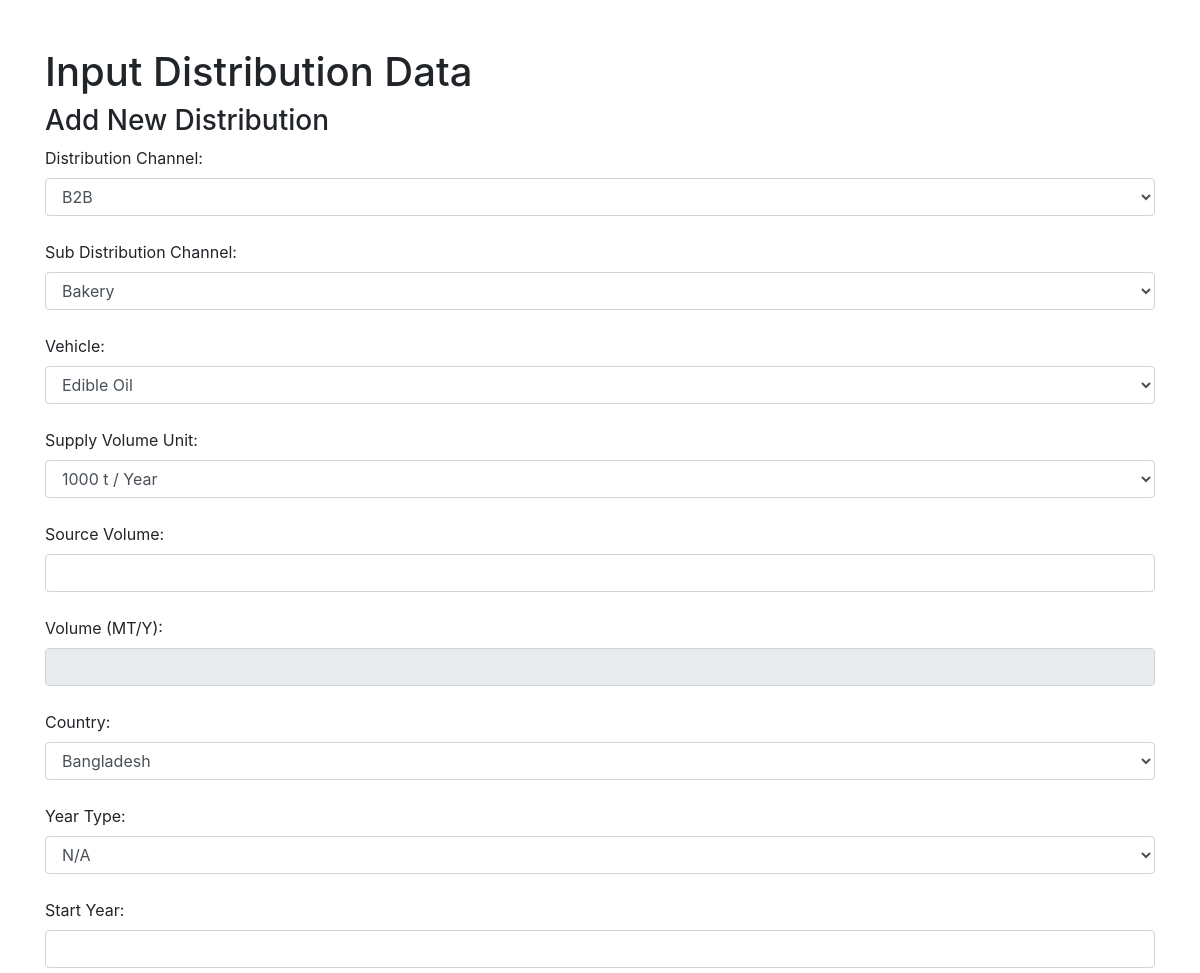
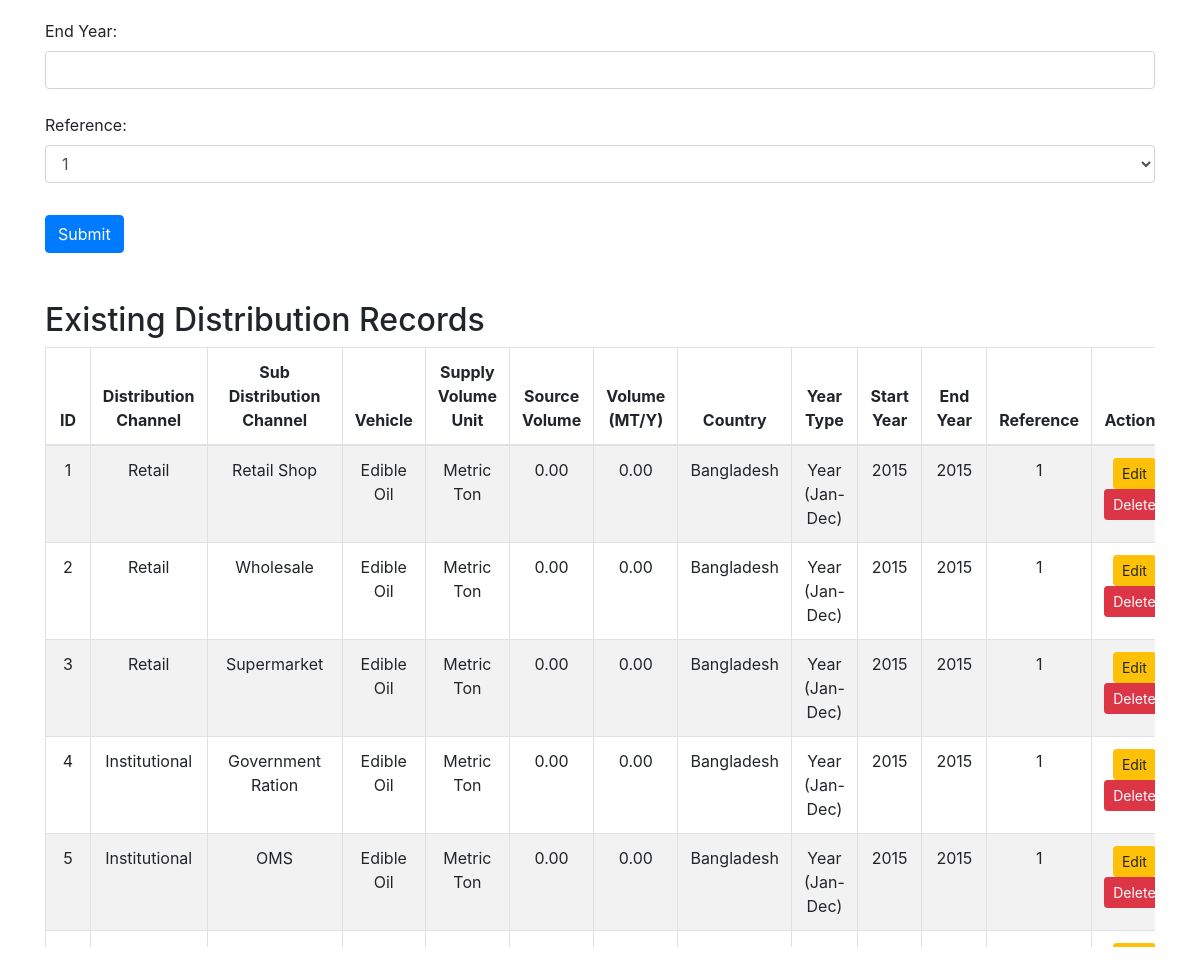
Page /input_tables/input_distribution.php on the committed database (2 pictures, top to bottom).
### tables this page shows
CREATE TABLE `distribution` (
  `DistributionID` int(11) NOT NULL,
  `DistributionChannelID` int(11) DEFAULT NULL,
  `SubDistributionChannelID` int(11) DEFAULT NULL,
  `VehicleID` int(11) DEFAULT NULL,
  `UCID` int(11) DEFAULT NULL,
  `SourceVolume` decimal(10,2) DEFAULT NULL,
  `Volume_MT_Y` decimal(10,2) DEFAULT NULL,
  `CountryID` int(11) DEFAULT NULL,
  `YearTypeID` int(11) DEFAULT NULL,
  `StartYear` int(4) DEFAULT NULL,
  `EndYear` int(4) DEFAULT NULL,
  `ReferenceID` int(11) DEFAULT NULL
);

CREATE TABLE `distributionchannel` (
  `DistributionChannelID` int(11) NOT NULL,
  `DistributionChannelName` varchar(255) NOT NULL
);

CREATE TABLE `subdistributionchannel` (
  `SubDistributionChannelID` int(11) NOT NULL,
  `SubDistributionChannelName` varchar(255) NOT NULL,
  `DistributionChannelID` int(11) DEFAULT NULL
);

CREATE TABLE `foodvehicle` (
  `VehicleID` int(11) NOT NULL,
  `VehicleName` varchar(50) NOT NULL
);

CREATE TABLE `measureunit1` (
  `UCID` int(11) NOT NULL,
  `SupplyVolumeUnit` varchar(50) NOT NULL,
  `PeriodicalUnit` varchar(50) NOT NULL,
  `UnitValue` decimal(30,8) NOT NULL
);

CREATE TABLE `country` (
  `CountryID` int(11) NOT NULL,
  `CountryName` varchar(50) NOT NULL
);

CREATE TABLE `yeartype` (
  `YearTypeID` int(11) NOT NULL,
  `YearTypeName` varchar(255) NOT NULL,
  `StartMonth` varchar(50) NOT NULL,
  `EndMonth` varchar(50) NOT NULL
);

CREATE TABLE `reference` (
  `ReferenceID` int(11) NOT NULL,
  `ReferenceNumber` int(11) NOT NULL,
  `Source` varchar(255) NOT NULL,
  `Link` varchar(255) DEFAULT NULL,
  `ProcessToObtainData` varchar(255) DEFAULT NULL,
  `AccessDate` date DEFAULT NULL
);

### input_tables/input_distribution.php (the view, shortened to what this page needs)
<?php
include('../db_connect.php');
function fetchOptions($conn, $table, $idField, $nameField)
{
    $options = [];
    $result = $conn->query("SELECT $idField, $nameField FROM $table ORDER BY $nameField");
    while ($row = $result->fetch_assoc()) {
        $options[] = $row;
    }
    return $options;
}
$distributionChannels = fetchOptions($conn, 'distributionchannel', 'DistributionChannelID', 'DistributionChannelName');
$subDistributionChannels = fetchOptions($conn, 'subdistributionchannel', 'SubDistributionChannelID', 'SubDistributionChannelName');
$vehicles = fetchOptions($conn, 'foodvehicle', 'VehicleID', 'VehicleName');
$countries = fetchOptions($conn, 'country', 'CountryID', 'CountryName');
$yearTypes = fetchOptions($conn, 'yeartype', 'YearTypeID', 'YearTypeName');
$references = fetchOptions($conn, 'reference', 'ReferenceID', 'ReferenceNumber');
$units = [];
$resultUnits = $conn->query("SELECT UCID, SupplyVolumeUnit, PeriodicalUnit, UnitValue FROM measureunit1 ORDER BY SupplyVolumeUnit");
while ($rowUnits = $resultUnits->fetch_assoc()) {
    $units[] = $rowUnits;
}
$distributions = $conn->query("
    SELECT d.*,
           dc.DistributionChannelName,
           sd.SubDistributionChannelName,
           fv.VehicleName,
           m.SupplyVolumeUnit,
           c.CountryName,
           y.YearTypeName,
           r.ReferenceNumber
    FROM distribution d
    LEFT JOIN distributionchannel dc ON d.DistributionChannelID = dc.DistributionChannelID
    LEFT JOIN subdistributionchannel sd ON d.SubDistributionChannelID = sd.SubDistributionChannelID
    LEFT JOIN foodvehicle fv ON d.VehicleID = fv.VehicleID
    LEFT JOIN measureunit1 m ON d.UCID = m.UCID
    LEFT JOIN country c ON d.CountryID = c.CountryID
    LEFT JOIN yeartype y ON d.YearTypeID = y.YearTypeID
    LEFT JOIN reference r ON d.ReferenceID = r.ReferenceID
");
?>
<!DOCTYPE html>
<html>
<head>
    <link href="https://cdnjs.cloudflare.com/ajax/libs/bootstrap/4.6.2/css/bootstrap.min.css" rel="stylesheet">
</head>
<body>
    <div class="container mt-5">
        <h1>Input Distribution Data</h1>
        <h3>Add New Distribution</h3>
        <form method="post" action="input_distribution.php" class="mb-4" onsubmit="return validateYears()">
            <label for="DistributionChannelID">Distribution Channel:</label>
            <select name="DistributionChannelID" id="DistributionChannelID" class="form-control">
                <?php foreach ($distributionChannels as $channel): ?>
                    <option value="<?= $channel['DistributionChannelID'] ?>"><?= $channel['DistributionChannelName'] ?></option>
                <?php endforeach; ?>
            </select><br>
            <label for="SubDistributionChannelID">Sub Distribution Channel:</label>
            <select name="SubDistributionChannelID" id="SubDistributionChannelID" class="form-control">
                <?php foreach ($subDistributionChannels as $subChannel): ?>
                    <option value="<?= $subChannel['SubDistributionChannelID'] ?>"><?= $subChannel['SubDistributionChannelName'] ?></option>
                <?php endforeach; ?>
            </select><br>
            <label for="VehicleID">Vehicle:</label>
            <select name="VehicleID" id="VehicleID" class="form-control">
                <?php foreach ($vehicles as $vehicle): ?>
                    <option value="<?= $vehicle['VehicleID'] ?>"><?= $vehicle['VehicleName'] ?></option>
                <?php endforeach; ?>
            </select><br>
            <label for="UCID">Supply Volume Unit:</label>
            <select name="UCID" id="UCID" class="form-control">
                <?php foreach ($units as $unit): ?>
                    <option value="<?= $unit['UCID'] ?>"><?= $unit['SupplyVolumeUnit'] ?> / <?= $unit['PeriodicalUnit'] ?></option>
                <?php endforeach; ?>
            </select><br>
            <label for="SourceVolume">Source Volume:</label>
            <input type="text" name="SourceVolume" id="SourceVolume" class="form-control"><br>
            <label for="Volume_MT_Y">Volume (MT/Y):</label>
            <input type="text" id="Volume_MT_Y" class="form-control" readonly value=""><br>
            <label for="CountryID">Country:</label>
            <select name="CountryID" id="CountryID" class="form-control">
                <?php foreach ($countries as $country): ?>
                    <option value="<?= $country['CountryID'] ?>"><?= $country['CountryName'] ?></option>
                <?php endforeach; ?>
            </select><br>
            <label for="YearTypeID">Year Type:</label>
            <select name="YearTypeID" id="YearTypeID" class="form-control">
                <?php foreach ($yearTypes as $yearType): ?>
                    <option value="<?= $yearType['YearTypeID'] ?>"><?= $yearType['YearTypeName'] ?></option>
                <?php endforeach; ?>
            </select><br>
            <label for="StartYear">Start Year:</label>
            <input type="text" name="StartYear" id="StartYear" class="form-control"><br>
            <label for="EndYear">End Year:</label>
            <input type="text" name="EndYear" id="EndYear" class="form-control"><br>
            <label for="ReferenceID">Reference:</label>
            <select name="ReferenceID" id="ReferenceID" class="form-control" onchange="updateReferenceDetails()">
                <?php foreach ($references as $reference): ?>
                    <option value="<?= $reference['ReferenceID'] ?>"><?= $reference['ReferenceNumber'] ?></option>
                <?php endforeach; ?>
            </select><br>
            <button type="submit" class="btn btn-primary mt-2">Submit</button>
        </form>
        <h2>Existing Distribution Records</h2>
        <div class="table-responsive">
            <table class="table table-bordered table-striped">
                <thead>
                    <tr>
                        <th>ID</th>
                        <th>Distribution Channel</th>
                        <th>Sub Distribution Channel</th>
                        <th>Vehicle</th>
                        <th>Supply Volume Unit</th>
                        <th>Source Volume</th>
                        <th>Volume (MT/Y)</th>
                        <th>Country</th>
                        <th>Year Type</th>
                        <th>Start Year</th>
                        <th>End Year</th>
                        <th>Reference</th>
                        <th>Actions</th>
                    </tr>
                </thead>
                <tbody>
                    <?php while ($row = $distributions->fetch_assoc()): ?>
                        <tr>
                            <td><?= $row['DistributionID'] ?></td>
                            <td><?= $row['DistributionChannelName'] ?></td>
                            <td><?= $row['SubDistributionChannelName'] ?></td>
                            <td><?= $row['VehicleName'] ?></td>
                            <td><?= $row['SupplyVolumeUnit'] ?></td>
                            <td><?= $row['SourceVolume'] ?></td>
                            <td><?= $row['Volume_MT_Y'] ?></td>
                            <td><?= $row['CountryName'] ?></td>
                            <td><?= $row['YearTypeName'] ?></td>
                            <td><?= $row['StartYear'] ?></td>
                            <td><?= $row['EndYear'] ?></td>
                            <td><?= $row['ReferenceNumber'] ?></td>
                            <td>
                                <a href="?action=edit&id=<?= $row['DistributionID'] ?>" class="btn btn-warning btn-sm">Edit</a>
                                <a href="?action=delete&id=<?= $row['DistributionID'] ?>" class="btn btn-danger btn-sm"
                                    onclick="return confirm('Are you sure you want to delete this record?');">Delete</a>
                            </td>
                        </tr>
                    <?php endwhile; ?>
                </tbody>
            </table>
        </div>
    </div>
</body>
</html>

### input_tables/input_distribution.php (style rules this page uses)
table th, table td { text-align: center; vertical-align: middle; }
.table-responsive { max-height: 600px; overflow-y: auto; }
.table thead th { position: sticky; top: 0; background-color: #fff; z-index: 1; }

### rows in the picture
distribution: DistributionID "1", DistributionChannelID.DistributionChannelName "Retail", SubDistributionChannelID.SubDistributionChannelName "Retail Shop", VehicleID.VehicleName "Edible Oil", UCID.SupplyVolumeUnit "Metric Ton", SourceVolume "0.00", Volume_MT_Y "0.00", CountryID.CountryName "Bangladesh", YearTypeID.YearTypeName "Year (Jan-Dec)", StartYear "2015", EndYear "2015", ReferenceID.ReferenceNumber "1"
distribution: DistributionID "2", DistributionChannelID.DistributionChannelName "Retail", SubDistributionChannelID.SubDistributionChannelName "Wholesale", VehicleID.VehicleName "Edible Oil", UCID.SupplyVolumeUnit "Metric Ton", SourceVolume "0.00", Volume_MT_Y "0.00", CountryID.CountryName "Bangladesh", YearTypeID.YearTypeName "Year (Jan-Dec)", StartYear "2015", EndYear "2015", ReferenceID.ReferenceNumber "1"
distribution: DistributionID "3", DistributionChannelID.DistributionChannelName "Retail", SubDistributionChannelID.SubDistributionChannelName "Supermarket", VehicleID.VehicleName "Edible Oil", UCID.SupplyVolumeUnit "Metric Ton", SourceVolume "0.00", Volume_MT_Y "0.00", CountryID.CountryName "Bangladesh", YearTypeID.YearTypeName "Year (Jan-Dec)", StartYear "2015", EndYear "2015", ReferenceID.ReferenceNumber "1"
distribution: DistributionID "4", DistributionChannelID.DistributionChannelName "Institutional", SubDistributionChannelID.SubDistributionChannelName "Government Ration", VehicleID.VehicleName "Edible Oil", UCID.SupplyVolumeUnit "Metric Ton", SourceVolume "0.00", Volume_MT_Y "0.00", CountryID.CountryName "Bangladesh", YearTypeID.YearTypeName "Year (Jan-Dec)", StartYear "2015", EndYear "2015", ReferenceID.ReferenceNumber "1"
distribution: DistributionID "5", DistributionChannelID.DistributionChannelName "Institutional", SubDistributionChannelID.SubDistributionChannelName "OMS", VehicleID.VehicleName "Edible Oil", UCID.SupplyVolumeUnit "Metric Ton", SourceVolume "0.00", Volume_MT_Y "0.00", CountryID.CountryName "Bangladesh", YearTypeID.YearTypeName "Year (Jan-Dec)", StartYear "2015", EndYear "2015", ReferenceID.ReferenceNumber "1"

### other values in the picture
form field DistributionChannelID "B2B"
form field SubDistributionChannelID "Bakery"
form field VehicleID "Edible Oil"
form field UCID "1000 t / Year"
form field CountryID "Bangladesh"
form field YearTypeID "N/A"
form field ReferenceID "1"
